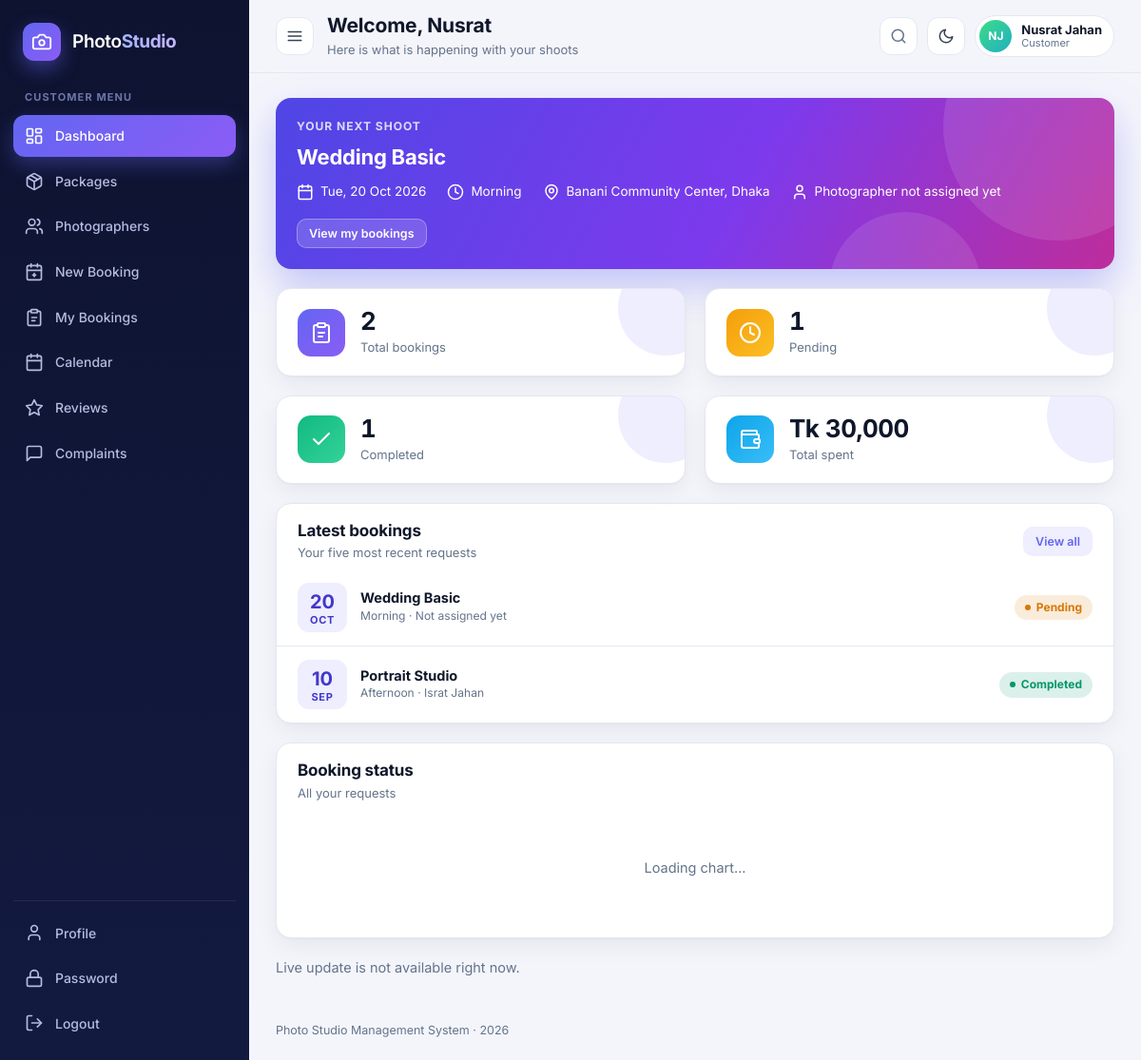
Screenshot of /view/customer/dashboard.php (signed in) with the database file from the repository.
### tables this page shows
CREATE TABLE packages (
	id INT PRIMARY KEY AUTO_INCREMENT,
	category_id INT NOT NULL,
	name VARCHAR(100) NOT NULL,
	price DECIMAL(10,2) NOT NULL,
	duration VARCHAR(50),
	inclusions TEXT,
	FOREIGN KEY (category_id) REFERENCES categories(id) ON DELETE CASCADE
);

CREATE TABLE bookings (
	id INT PRIMARY KEY AUTO_INCREMENT,
	customer_id INT NOT NULL,
	package_id INT NOT NULL,
	photographer_id INT DEFAULT NULL,
	booking_date DATE NOT NULL,
	booking_time VARCHAR(20) NOT NULL,
	location VARCHAR(255) NOT NULL,
	note TEXT,
	status VARCHAR(20) DEFAULT 'pending',
	created_at TIMESTAMP DEFAULT CURRENT_TIMESTAMP,
	FOREIGN KEY (customer_id) REFERENCES users(id) ON DELETE CASCADE,
	FOREIGN KEY (package_id) REFERENCES packages(id) ON DELETE CASCADE,
	FOREIGN KEY (photographer_id) REFERENCES users(id) ON DELETE SET NULL
);

CREATE TABLE users (
	id INT PRIMARY KEY AUTO_INCREMENT,
	name VARCHAR(100) NOT NULL,
	username VARCHAR(50) NOT NULL UNIQUE,
	email VARCHAR(100) NOT NULL UNIQUE,
	password VARCHAR(100) NOT NULL,
	phone VARCHAR(20),
	role VARCHAR(20) NOT NULL,
	specialization VARCHAR(100),
	status VARCHAR(20) DEFAULT 'active',
	profile_pic VARCHAR(255) DEFAULT '',
	created_at TIMESTAMP DEFAULT CURRENT_TIMESTAMP
);

### model/BaseModel.php (called while the page is built, shortened)
<?php
class BaseModel {
	public function establishConnection() {
		$db = new DBConnection();
		return $db->connect();
	}
	protected function run($sql, $types = '', $params = array()) {
		$conn = $this->establishConnection();
		$stmt = $conn->prepare($sql);
		if ($types !== '') {
			$stmt->bind_param($types, ...$params);
		}
		$stmt->execute();
		return $stmt;
	}
	protected function all($sql, $types = '', $params = array()) {
		$stmt = $this->run($sql, $types, $params);
		$result = $stmt->get_result();
		$rows = array();
		while ($row = $result->fetch_assoc()) {
			$rows[] = $row;
		}
		return $rows;
	}
	protected function one($sql, $types = '', $params = array()) {
		$rows = $this->all($sql, $types, $params);
		return count($rows) > 0 ? $rows[0] : null;
	}
	protected function value($sql, $types = '', $params = array()) {
		$row = $this->one($sql, $types, $params);
		return reset($row);
	}
}

### model/Booking.php (called while the page is built, shortened)
<?php
require_once __DIR__ . '/BaseModel.php';
class Booking extends BaseModel {
	private $baseSelect = "SELECT b.*, p.name AS package_name, p.price, p.duration, p.inclusions, p.category_id,
				c.name AS category_name,
				cu.name AS customer_name, cu.phone AS customer_phone, cu.email AS customer_email,
				u.name AS photographer_name, u.phone AS photographer_phone, u.profile_pic AS photographer_pic
			FROM bookings b
			JOIN packages p ON b.package_id = p.id
			JOIN categories c ON p.category_id = c.id
			JOIN users cu ON b.customer_id = cu.id
			LEFT JOIN users u ON b.photographer_id = u.id ";
	public function getBookingsByCustomer($customerId) {
		return $this->all($this->baseSelect . "WHERE b.customer_id = ? ORDER BY b.booking_date DESC, b.id DESC", 'i', array((int)$customerId));
	}
}

### model/Report.php (called while the page is built, shortened)
<?php
require_once __DIR__ . '/BaseModel.php';
class Report extends BaseModel {
	public function customerSpend($customerId) {
		return (float)$this->value("SELECT COALESCE(SUM(p.price), 0) FROM bookings b JOIN packages p ON b.package_id = p.id
			WHERE b.customer_id = ? AND b.status NOT IN ('cancelled', 'rejected')", 'i', array((int)$customerId));
	}
	public function statusCountsFor($column, $userId) {
		$col = ($column == 'photographer_id') ? 'photographer_id' : 'customer_id';
		$counts = array('pending' => 0, 'approved' => 0, 'assigned' => 0, 'completed' => 0, 'rejected' => 0, 'cancelled' => 0);
		$rows = $this->all("SELECT status, COUNT(*) AS total FROM bookings WHERE $col = ? GROUP BY status", 'i', array((int)$userId));
		foreach ($rows as $r) {
			$counts[$r['status']] = (int)$r['total'];
		}
		return $counts;
	}
}

### view/customer/dashboard.php (the view, shortened to what this page needs)
<?php
require_once __DIR__ . '/../../includes/helpers.php';
require_once __DIR__ . '/../../model/Booking.php';
require_once __DIR__ . '/../../model/Report.php';
$booking = new Booking();
$bookingList = $booking->getBookingsByCustomer($_SESSION['user_id']);
$report = new Report();
$counts = $report->statusCountsFor('customer_id', $_SESSION['user_id']);
$spent = $report->customerSpend($_SESSION['user_id']);
$next = null;
$today = date('Y-m-d');
foreach ($bookingList as $b) {
	if ($b['booking_date'] >= $today && in_array($b['status'], array('pending', 'approved', 'assigned'))) {
		if ($next == null || $b['booking_date'] < $next['booking_date']) $next = $b;
	}
}
require_once __DIR__ . '/../../includes/header.php';
?>
<div class="card hero-card">
	<div class="card-body">
		<?php if ($next) { ?>
			<small style="color:rgba(255,255,255,.8);font-weight:700;letter-spacing:.08em;text-transform:uppercase">Your next shoot</small>
			<h2 class="mt-1"><?php echo e($next['package_name']) ?></h2>
			<div class="hero-meta">
				<span><?php echo icon('calendar') ?><?php echo e(date_pretty($next['booking_date'])) ?></span>
				<span><?php echo icon('clock') ?><?php echo e($next['booking_time']) ?></span>
				<span><?php echo icon('pin') ?><?php echo e($next['location']) ?></span>
				<span><?php echo icon('user') ?><?php echo e($next['photographer_name'] ? $next['photographer_name'] : 'Photographer not assigned yet') ?></span>
			</div>
			<a class="btn btn-ghost btn-sm" href="my-bookings.php">View my bookings</a>
		<?php } ?>
	</div>
</div>
<div class="grid grid-4">
	<?php
	echo stat_card('Total bookings', count($bookingList), 'bookings', '', 'total_bookings');
	echo stat_card('Pending', $counts['pending'], 'clock', 's-amber', 'pending_bookings');
	echo stat_card('Completed', $counts['completed'], 'check', 's-green', 'completed_bookings');
	echo stat_card('Total spent', $spent, 'wallet', 's-blue', 'total_spent', 'money');
	?>
</div>
<div class="grid grid-main">
	<div class="card">
		<div class="card-head"><div><h2>Latest bookings</h2><p>Your five most recent requests</p></div><a class="btn btn-soft btn-sm" href="my-bookings.php">View all</a></div>
		<div class="card-body flush mt-1">
			<?php if (count($bookingList) == 0) { echo empty_state('No booking yet', 'Your requests will appear here.', 'calendar'); } else { ?>
			<div class="list">
				<?php foreach (array_slice($bookingList, 0, 5) as $b) { ?>
					<div class="list-item">
						<div class="date-box"><b><?php echo e(date('d', strtotime($b['booking_date']))) ?></b><small><?php echo e(date('M', strtotime($b['booking_date']))) ?></small></div>
						<div class="grow"><b><?php echo e($b['package_name']) ?></b><small><?php echo e($b['booking_time']) ?> &middot; <?php echo e($b['photographer_name'] ? $b['photographer_name'] : 'Not assigned yet') ?></small></div>
						<?php echo status_badge($b['status']) ?>
					</div>
				<?php } ?>
			</div>
			<?php } ?>
		</div>
	</div>
	<div class="card">
		<div class="card-head"><div><h2>Booking status</h2><p>All your requests</p></div></div>
		<div class="card-body"><div data-chart="status" class="chart-empty">Loading chart...</div></div>
	</div>
</div>
<p id="ajax_note" class="small muted"></p>
<?php require_once __DIR__ . '/../../includes/footer.php'; ?>

### includes/helpers.php (shortened to what this page needs)
<?php
function e($value) {
	return htmlspecialchars((string)$value, ENT_QUOTES, 'UTF-8');
}
function money($n) {
	return 'Tk ' . number_format((float)$n, 0);
}
function date_pretty($d) {
	return date('D, d M Y', strtotime($d));
}
function initials($name) {
	$parts = preg_split('/\s+/', trim((string)$name));
	$s = '';
	for ($i = 0; $i < count($parts) && $i < 2; $i++) {
		$s .= mb_strtoupper(mb_substr($parts[$i], 0, 1));
	}
	return $s == '' ? '?' : $s;
}
function avatar($name, $pic = '', $size = '') {
	$cls = 'avatar' . ($size ? ' avatar-' . $size : '');
	$hue = (crc32((string)$name) % 360);
	return '<span class="' . $cls . '" style="--h:' . $hue . '">' . e(initials($name)) . '</span>';
}
function status_badge($status) {
	$slug = strtolower(str_replace(' ', '-', (string)$status));
	return '<span class="badge badge-' . e($slug) . '">' . e(ucfirst($status)) . '</span>';
}
function icon($name) {
	return '<svg class="ic" viewBox="0 0 24 24" fill="none" stroke="currentColor" stroke-width="2" stroke-linecap="round" stroke-linejoin="round" aria-hidden="true">' . $i[$name] . '</svg>';
}
function stat_card($label, $value, $iconName, $color = '', $key = '', $format = 'int') {
	$text = $format == 'money' ? money($value) : ($format == 'rating' ? number_format((float)$value, 1) : number_format((float)$value));
	return '<div class="stat ' . e($color) . '"><div class="stat-icon">' . icon($iconName) . '</div><div>'
		. '<div class="stat-number"' . ($key != '' ? ' data-stat="' . e($key) . '"' : '') . ' data-value="' . e($value) . '" data-format="' . e($format) . '">' . e($text) . '</div>'
		. '<div class="stat-label">' . e($label) . '</div></div></div>';
}

### rows the page displays
packages: name "Wedding Basic"
bookings: booking_date "Tue, 20 Oct 2026", booking_time "Morning", location "Banani Community Center, Dhaka", booking_date "20", booking_date "OCT", package.name "Wedding Basic", photographer_name "Not assigned yet", status "Pending"
bookings: booking_date "10", booking_date "SEP", package.name "Portrait Studio", booking_time "Afternoon", photographer.name "Israt Jahan", status "Completed"

### other values shown
$_SESSION['role'] "CUSTOMER"
$item[1] "Dashboard"
$item[1] "Packages"
$item[1] "Photographers"
$item[1] "New Booking"
$item[1] "My Bookings"
$item[1] "Calendar"
$item[1] "Reviews"
$item[1] "Complaints"
$pageTitle "Welcome, Nusrat"
$pageSubtitle "Here is what is happening with your shoots"
initials($name) "NJ"
$_SESSION['name'] "Nusrat Jahan"
$_SESSION['role'] "Customer"
$text "2 1 1"
